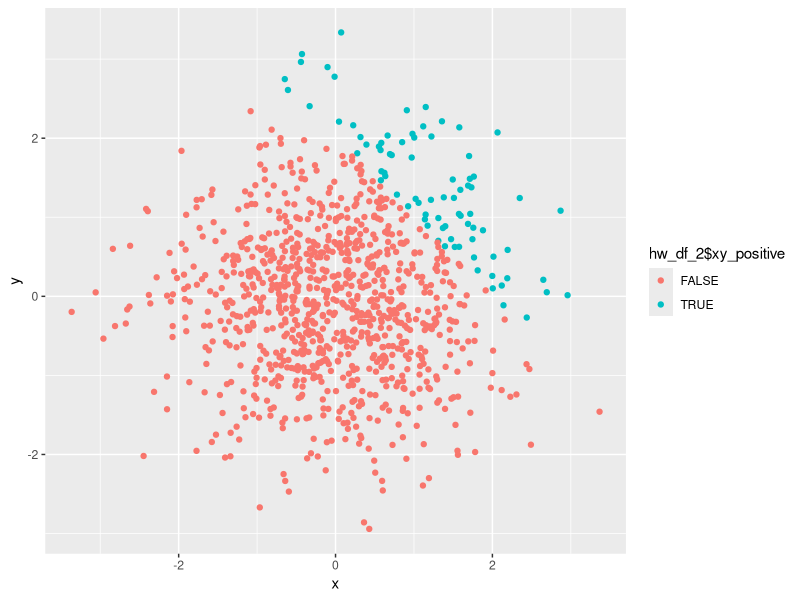
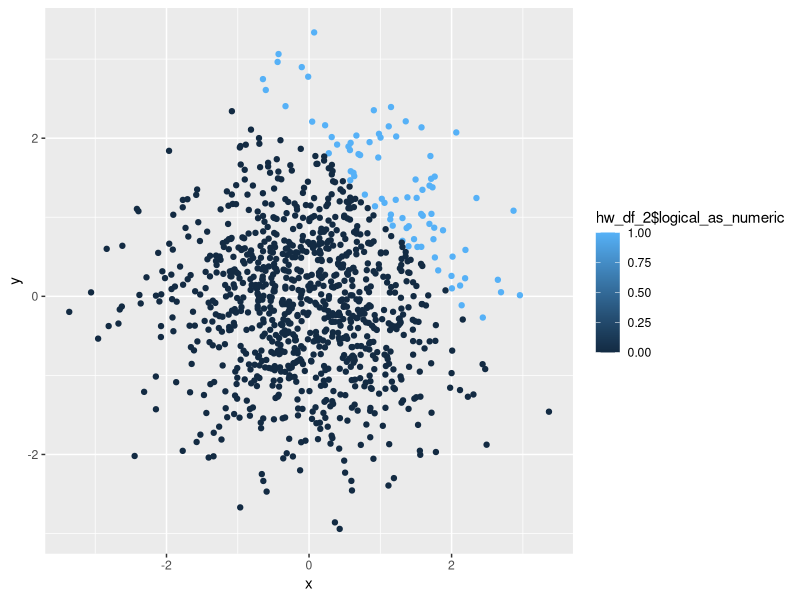
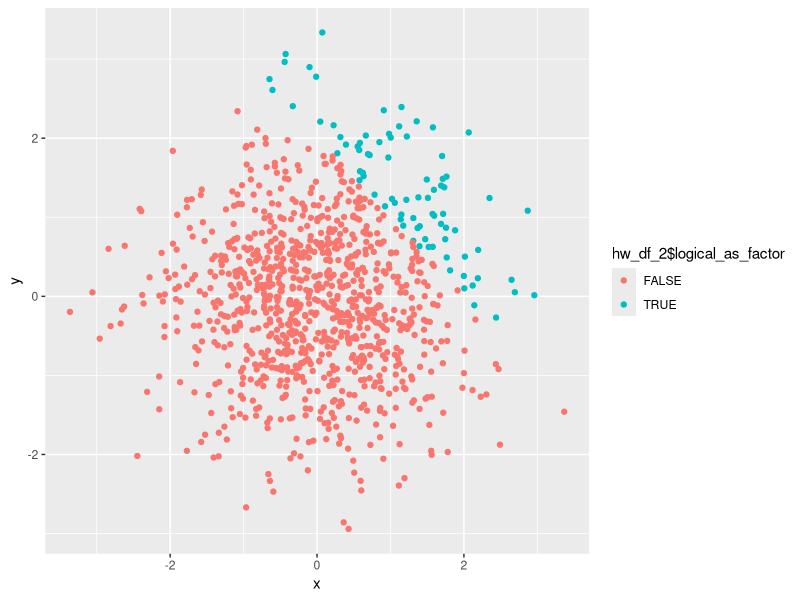
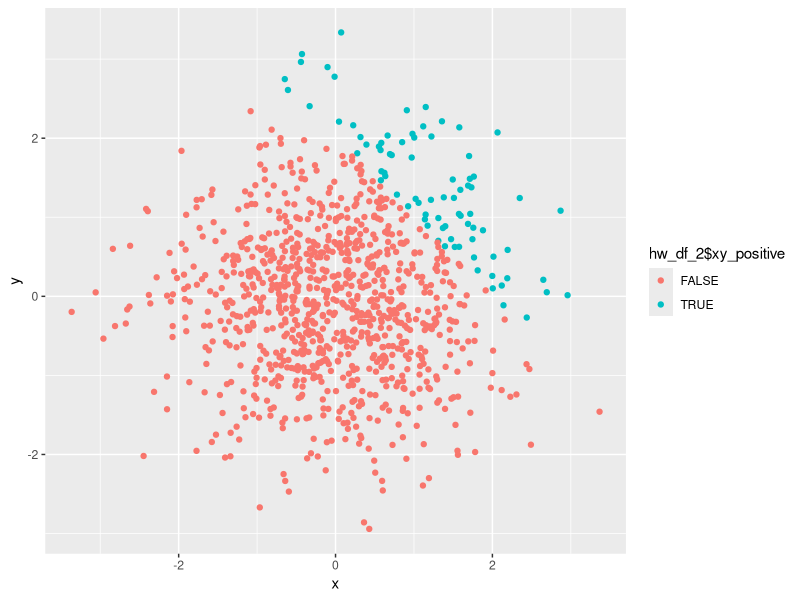

Generate these figures, in order, with R:
## ---- chunk 1

## load the library tidyverse
library(tidyverse)
## ---- chunk 2

## set up the data frame
hw_df = tibble(
  random_sample_10 = runif(10, min = 0, max = 5),
  vec_logical_gt2 = random_sample_10 > 2,
  vec_char_10 = c("This","is", "a", "character", "vector", "with", "a", "length", "of", "ten."),
  vec_factor_10 = factor(c("male","male","female", "female", "female", "male", "male", "female", "female", "male"))
)

## ---- chunk 3

## take the mean of the random sample
mean(hw_df$random_sample_10)

## take the mean of the logical vector
mean(hw_df$vec_logical_gt2)

## take the mean of the character vector
mean(hw_df$vec_char_10)

## take the mean of the factor vector
mean(hw_df$vec_factor_10)
## ---- chunk 4

## convert character to factor to numeric and take the mean
mean(as.numeric(as.factor(hw_df$vec_char_10)))

## convert factor to character to numeric and take the mean
mean(as.numeric(as.character(hw_df$vec_factor_10)))
## ---- chunk 5

## set up data frame
hw_df_2 = tibble(
  x = rnorm(1000),
  y = rnorm(1000),
  xy_positive = (x + y) > 2,
  logical_as_numeric = as.numeric(xy_positive),
  logical_as_factor = as.factor(xy_positive)
)
## ---- chunk 6

## create plot colored using logical vector and save plot in project directory
ggplot(hw_df_2, aes(x = x, y = y, color = hw_df_2$xy_positive)) + geom_point()
ggsave("myplot.pdf")

## create plot colored using logical vector as numeric
ggplot(hw_df_2, aes(x = x, y = y, color = hw_df_2$logical_as_numeric)) + geom_point()

## create plot colored using logical vector as factor
ggplot(hw_df_2, aes(x = x, y = y, color = hw_df_2$logical_as_factor)) + geom_point()
